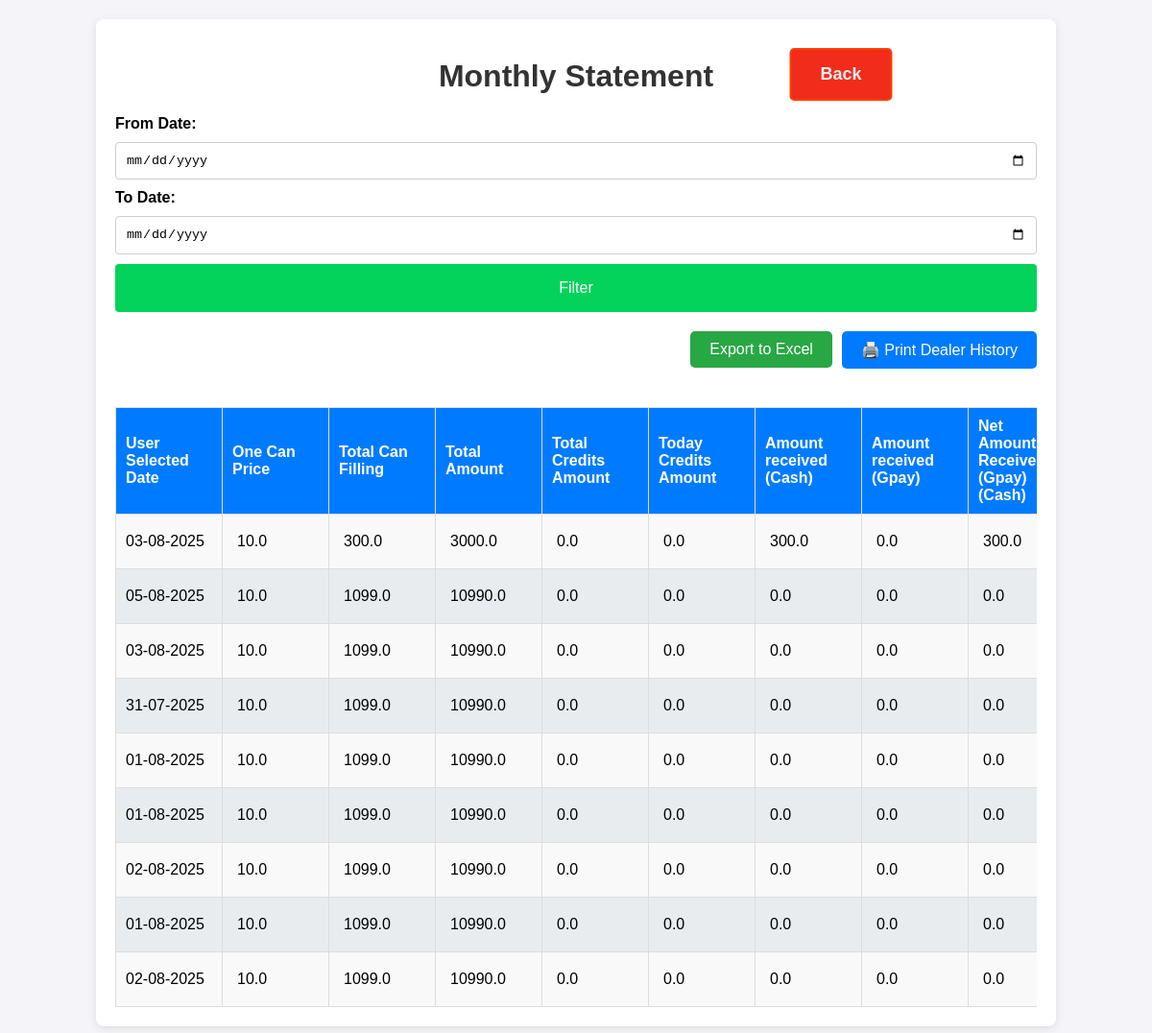
The page /monthly_statement on the database its author committed.
### app.py (models this page shows, shortened)
class DailyAccounts(db.Model):
    id = db.Column(db.Integer, primary_key=True)
    timestamp = db.Column(db.DateTime, default=datetime.now)
    date = db.Column(db.Date, nullable=False, default=date.today)
    one_can_price = db.Column(db.Float, default=0)
    total_can_filling = db.Column(db.Float, default=0)
    total_amount = db.Column(db.Float, default=0)
    total_credit_amount = db.Column(db.Float, default=0)
    today_credit_amount = db.Column(db.Float, default=0)
    amount_gpay = db.Column(db.Float, default=0)
    amount_cash = db.Column(db.Float, default=0)
    net_recevied_amount = db.Column(db.Float, default=0)
    credit_amount_received_gpay = db.Column(db.Float, default=0)
    credit_amount_received_cash = db.Column(db.Float, default=0)
    net_credit_amount_received = db.Column(db.Float, default=0)
    chit_amount = db.Column(db.Float, default=0)
    diesel = db.Column(db.Float, default=0)
    chit_amount = db.Column(db.Float, default=0)
    diesel = db.Column(db.Float, default=0)
    spares = db.Column(db.Float, default=0)
    pooja_items = db.Column(db.Float, default=0)
    milk_and_others = db.Column(db.Float, default=0)
    salary_advance = db.Column(db.Float, default=0)
    salary = db.Column(db.Float, default=0)
    eb = db.Column(db.Float, default=0)
    service_labour = db.Column(db.Float, default=0)
    stationaries = db.Column(db.Float, default=0)
    sunday_ots = db.Column(db.Float, default=0)
    others_expenses = db.Column(db.Float, default=0)
    notes = db.Column(db.String(100), default=0)
    total_expenses = db.Column(db.Float, default=0)
    net_amount_remaining = db.Column(db.Float, default=0)
    net_cash_remaining = db.Column(db.Float, default=0)
    @property
    def formatted_date(self):
        return self.date.strftime("%d-%m-%Y")  # Format the date

### app.py (the view)
@app.route('/monthly_statement', methods=['GET', 'POST'])
def monthly_statement():
    filtered_data = get_filtered_data_daily_accounts(request)
    date_from = request.args.get('date_from', '')
    date_to = request.args.get('date_to', '')
    return render_template('monthly_statement.html', date_from=date_from, date_to=date_to, statements=filtered_data)

### app.py (called while the page is built)
def get_filtered_data_daily_accounts(request):
    date_from = request.args.get('date_from', '')
    date_to = request.args.get('date_to', '')
    filter_button = request.args.get('filter_button', '')
    query = DailyAccounts.query
    if filter_button:
        if date_from:
            date_from_dt = datetime.strptime(date_from, '%Y-%m-%d')
            query = query.filter(DailyAccounts.date >= date_from_dt-timedelta(days=1))
        if date_to:
            date_to_dt = datetime.strptime(date_to, '%Y-%m-%d')
            query = query.filter(DailyAccounts.date <= date_to_dt)
    else:
        now = datetime.now()
        first_day_of_month = datetime(now.year, now.month, 1)
        query = query.filter(DailyAccounts.date >= first_day_of_month - timedelta(days=1))
        pass
    filtered_data = query.order_by(DailyAccounts.timestamp.desc()).all()
    return filtered_data

### templates/monthly_statement.html (shortened to what this page needs)
<!DOCTYPE html>
<html lang="en">
<head>
    <link rel="stylesheet" href="/static/styles.css">
</head>
<body>
    <div class="container history_container dealer_details_data item_management_data monthly_statement">
        <h1>Monthly Statement</h1>
        <a href="/" class="back">Back</a>
        <form method="GET" class="form">
            <label for="date_from">From Date:</label>
            <input type="date" id="date_from" name="date_from" value="{{ date_from }}">
            <label for="date_to">To Date:</label>
            <input type="date" id="date_to" name="date_to" value="{{ date_to }}">
            <button type="submit" name="filter_button" value="submit" class="btn">Filter</button>
        </form>
<div class="export-options hide-on-print">
            <form action="/export_monthly_statement" method="get">
                <button type="submit" class="export-button">Export to Excel</button>
            </form>
            <div style="text-align: right; margin-bottom: 10px;">
                <button class="print_btn" onclick="window.print()">
                    🖨️ Print Dealer History
                </button>
            </div>
        </div>
        <div style="overflow-x:auto;overflow-y: hidden; width: 100%;">
            <table class="history_data" >
            <thead>
                <tr>
                    <th>User Selected Date</th>
                    <th>One Can Price</th>
                    <th>Total Can Filling </th>
                    <th>Total Amount</th>
                    <th>Total Credits Amount</th>
                    <th>Today Credits Amount</th>
                    <th>Amount received (Cash)</th>
                    <th>Amount received (Gpay)</th>
                    <th>Net Amount Received (Gpay)(Cash)</th>
                    <th class="action">Actions</th></tr>
            </thead>
            <tbody>
                {% for statement in statements %}
                <tr>
                    <td>
                        <form method="POST" action="{{ url_for('edit_monthly_statement', statement_id=statement.id) }}">
                        <div style="width:90px">
                            {{ statement.formatted_date }}
                        </div>
                    </td>
                    <td>
                            <input class="form-control item-number" type="number" step="0.01" name="one_can_price" value="{{ statement.one_can_price }}" required readonly>
                    </td>
                    <td>
                            <input class="form-control item-number" type="number" step="0.01" name="total_can_filling" value="{{ statement.total_can_filling }}" required readonly>
                    </td>
                    <td>
                            <input class="form-control item-number" type="number" step="0.01" name="total_amount" value="{{ statement.total_amount }}" required readonly>
                    </td>
                    <td>
                            <input class="form-control item-number" type="number" step="0.01" name="total_credit_amount" value="{{ statement.total_credit_amount }}" required readonly>
                    </td>
                    <td>
                            <input class="form-control item-number" type="number" step="0.01" name="today_credit_amount" value="{{ statement.today_credit_amount }}" required readonly>
                    </td>
                    <td>
                            <input class="form-control item-number" type="number" step="0.01" name="amount_gpay" value="{{ statement.amount_cash }}" required readonly>
                    </td>
                    <td>
                            <input class="form-control item-number" type="number" step="0.01" name="amount_cash" value="{{ statement.amount_gpay }}" required readonly>
                    </td>
                    <td>
                            <input class="form-control item-number" type="number" step="0.01" name="net_recevied_amount" value="{{ statement.net_recevied_amount }}" required readonly>
                    </td>
                </tr>
                {% endfor %}
            </tbody>
        </table>
        </div>
    </div>
</body>
</html>

### static/styles.css (style rules this page uses)
body { font-family: Arial, sans-serif; background-color: #f4f4f9; margin: 0; padding: 0; }
.container { max-width: 800px; margin: 20px auto; background: #fff; padding: 20px; border-radius: 8px; box-shadow: 0 2px 10px rgba(0, 0, 0, 0.1); }
.history_container { max-width: 1000px; }
.monthly_statement { max-width: 80%; }
h1, h2 { color: #333; text-align: center; }
.form { display: flex; flex-direction: column; gap: 10px; margin-bottom: 20px; }
.form label { font-weight: bold; }
.form input { padding: 10px; border: 1px solid #ccc; border-radius: 4px; }
.btn { background-color: #03d35a; color: #fff; border: none; padding: 10px; border-radius: 4px; cursor: pointer; font-size: medium; height: 50px; }
table { width: 100%; border-collapse: collapse; margin-top: 10px; }
table th, table td { padding: 10px; border: 1px solid #ddd; text-align: left; }
table th { background-color: #007bff; color: white; }
table tbody tr:nth-child(odd) { background-color: #f9f9f9; }
table tbody tr:nth-child(even) { background-color: #e9ecef; }
a { display: inline-block; padding: 15px 30px; font-size: 18px; font-weight: bold; text-align: center; text-decoration: none; background-color: #007bff; color: white; border-radius: 5px; border: 2px solid #007bff; transition: all 0.3s ease; position: absolute; left: 50%; transform: translateX(-50%); transition: transform 0.2s, background-color 0.2s; }
.back { background-color: #f22c1a; border: 2px solid #ff4000; top: 50px; left: 73%; }
.history_data input[readonly], .dealer_accounts input[readonly] { background-color: transparent; border: none; font-size: 16px; }
.history_data input, .dealer_accounts input { width: 50px; padding: 5px; font-size: 16px; }
.dealer_details_data .back { color: #e9ecef; text-decoration: none; }
.dealer_details_data table input { width: 200px; }
.item_management_data .item-number { width: 100px; }
.monthly_statement .item-number { width: 80px; }
.export-options { display: flex; justify-content: right; gap: 10px; margin-bottom: 20px; }
.export-options .export-button { all: unset; background-color: #28a745; color: white; cursor: pointer; padding: 10px 20px; text-decoration: none; border-radius: 5px; transition: background-color 0.2s, transform 0.2s; }
.print_btn { all: unset; background-color: #007bff; color: white; cursor: pointer; padding: 10px 20px; text-decoration: none; border-radius: 5px; transition: background-color 0.2s, transform 0.2s; }

### rows shown on the page
DailyAccounts: formatted_date "03-08-2025", one_can_price "10.0", total_can_filling "300.0", total_amount "3000.0", total_credit_amount "0.0", today_credit_amount "0.0", amount_gpay "300.0", amount_cash "0.0", net_recevied_amount "300.0"
DailyAccounts: formatted_date "05-08-2025", one_can_price "10.0", total_can_filling "1099.0", total_amount "10990.0", total_credit_amount "0.0", today_credit_amount "0.0", amount_gpay "0.0", amount_cash "0.0", net_recevied_amount "0.0"
DailyAccounts: formatted_date "03-08-2025", one_can_price "10.0", total_can_filling "1099.0", total_amount "10990.0", total_credit_amount "0.0", today_credit_amount "0.0", amount_gpay "0.0", amount_cash "0.0", net_recevied_amount "0.0"
DailyAccounts: formatted_date "31-07-2025", one_can_price "10.0", total_can_filling "1099.0", total_amount "10990.0", total_credit_amount "0.0", today_credit_amount "0.0", amount_gpay "0.0", amount_cash "0.0", net_recevied_amount "0.0"
DailyAccounts: formatted_date "01-08-2025", one_can_price "10.0", total_can_filling "1099.0", total_amount "10990.0", total_credit_amount "0.0", today_credit_amount "0.0", amount_gpay "0.0", amount_cash "0.0", net_recevied_amount "0.0"
DailyAccounts: formatted_date "01-08-2025", one_can_price "10.0", total_can_filling "1099.0", total_amount "10990.0", total_credit_amount "0.0", today_credit_amount "0.0", amount_gpay "0.0", amount_cash "0.0", net_recevied_amount "0.0"
DailyAccounts: formatted_date "02-08-2025", one_can_price "10.0", total_can_filling "1099.0", total_amount "10990.0", total_credit_amount "0.0", today_credit_amount "0.0", amount_gpay "0.0", amount_cash "0.0", net_recevied_amount "0.0"
DailyAccounts: formatted_date "01-08-2025", one_can_price "10.0", total_can_filling "1099.0", total_amount "10990.0", total_credit_amount "0.0", today_credit_amount "0.0", amount_gpay "0.0", amount_cash "0.0", net_recevied_amount "0.0"
DailyAccounts: formatted_date "02-08-2025", one_can_price "10.0", total_can_filling "1099.0", total_amount "10990.0", total_credit_amount "0.0", today_credit_amount "0.0", amount_gpay "0.0", amount_cash "0.0", net_recevied_amount "0.0"
